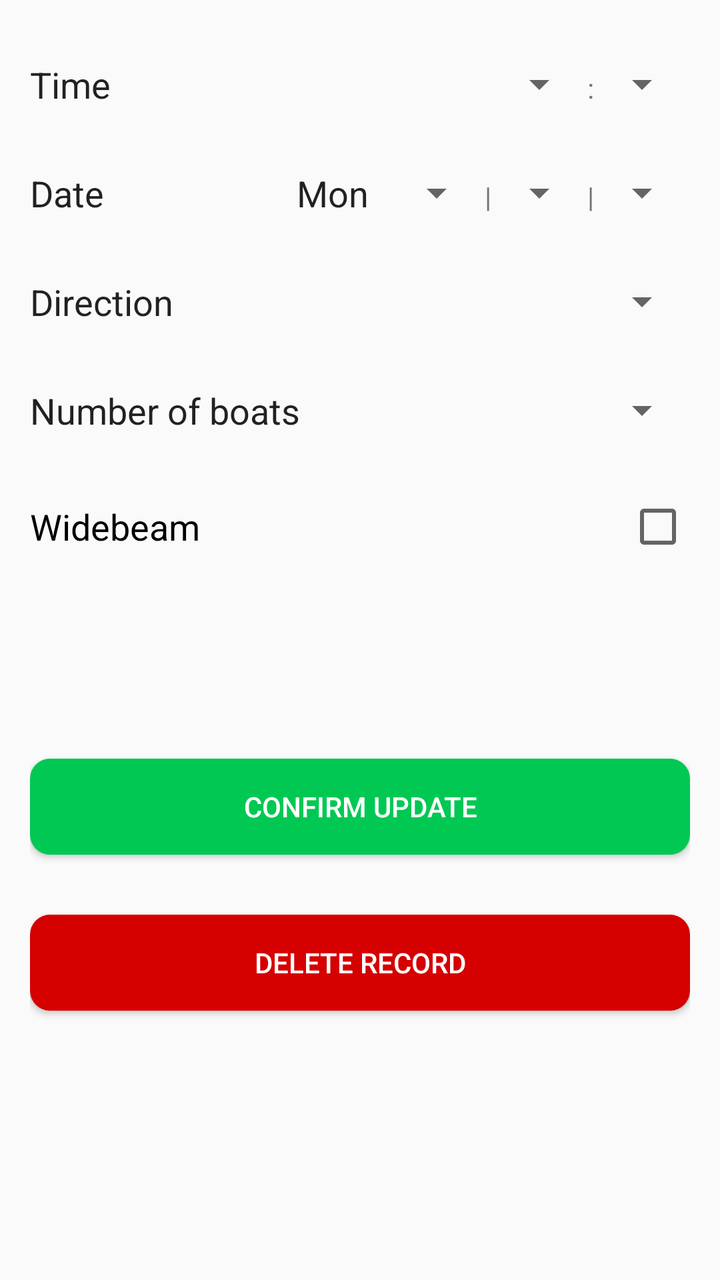
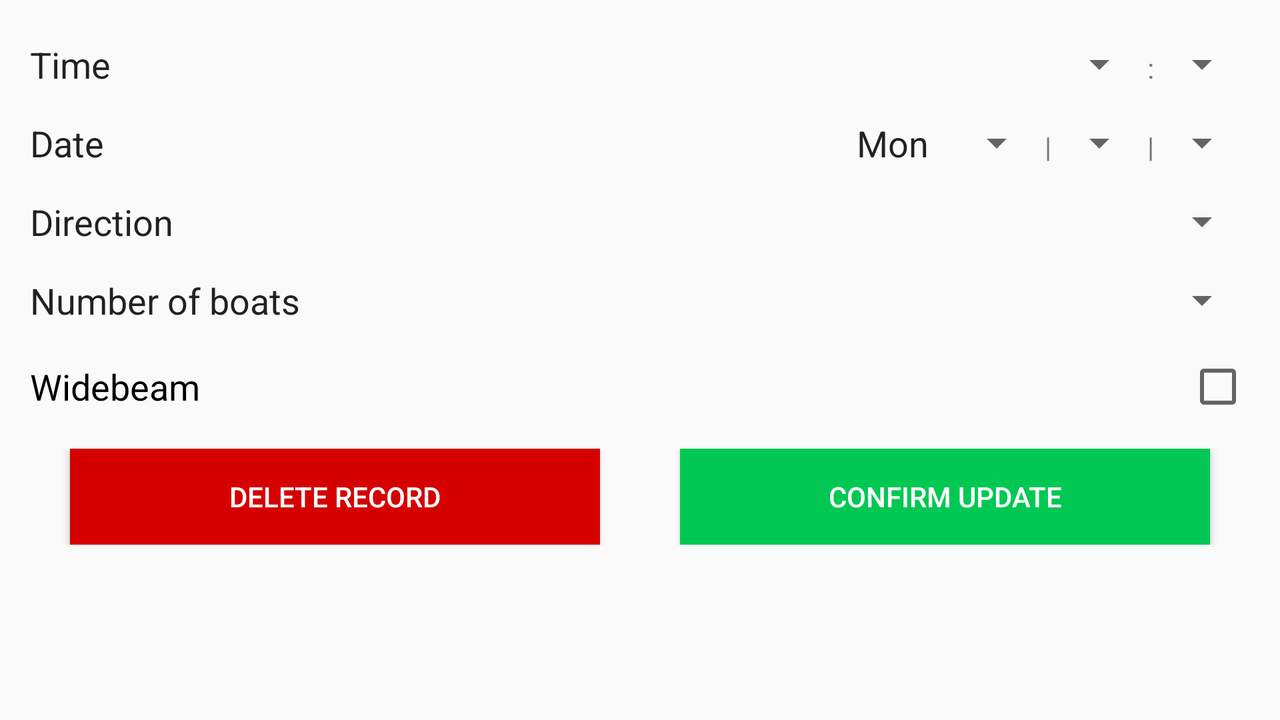

An Android layout and its configuration variant, each rendered on a device that would load it. The default file and the variant file are quoted in full after the pictures.
<!-- AndroidManifest.xml: application theme AppTheme -->
<!-- res/layout/edit_lock.xml -->
<?xml version="1.0" encoding="utf-8"?>
<LinearLayout xmlns:android="http://schemas.android.com/apk/res/android"
    android:orientation="vertical" android:layout_width="match_parent"
    android:layout_height="match_parent"
    android:paddingStart="15dp"
    android:paddingEnd="15dp">

    <LinearLayout
        android:orientation="horizontal"
        android:layout_width="match_parent"
        android:layout_height="wrap_content"
        android:layout_marginTop="30dp">

        <TextView
            android:text="@string/promptTime"
            android:layout_width="wrap_content"
            android:layout_height="wrap_content"
            android:layout_weight="1"
            android:id="@+id/textView15"
            android:textAppearance="@android:style/TextAppearance.Medium" />

        <Spinner
            android:layout_width="wrap_content"
            android:layout_height="wrap_content"
            android:layout_weight="0"
            android:id="@+id/spinner6" />

        <TextView
            android:text="@string/colon"
            android:layout_width="wrap_content"
            android:layout_height="wrap_content"
            android:layout_weight="0"
            android:id="@+id/textView16" />

        <Spinner
            android:layout_width="wrap_content"
            android:layout_height="wrap_content"
            android:layout_weight="0"
            android:id="@+id/spinner7" />

    </LinearLayout>

    <LinearLayout
        android:orientation="horizontal"
        android:layout_width="match_parent"
        android:layout_height="wrap_content"
        android:layout_marginTop="30dp">

        <TextView
            android:text="@string/promptDate"
            android:layout_width="wrap_content"
            android:layout_height="wrap_content"
            android:id="@+id/textView8"
            android:layout_weight="1"
            android:textAppearance="@android:style/TextAppearance.Medium" />

        <TextView
            android:text="Mon"
            android:layout_width="wrap_content"
            android:layout_height="wrap_content"
            android:id="@+id/textView9"
            android:paddingRight="10dp"
            android:layout_weight="0"
            android:textAppearance="@android:style/TextAppearance.Medium" />

        <Spinner
            android:layout_width="wrap_content"
            android:layout_height="wrap_content"
            android:id="@+id/spinner"
            android:layout_weight="0" />

        <TextView
            android:text="@string/separator"
            android:layout_width="wrap_content"
            android:layout_height="wrap_content"
            android:id="@+id/textView10"
            android:layout_weight="0" />

        <Spinner
            android:layout_width="wrap_content"
            android:layout_height="wrap_content"
            android:id="@+id/spinner2"
            android:layout_weight="0" />

        <TextView
            android:text="@string/separator"
            android:layout_width="wrap_content"
            android:layout_height="wrap_content"
            android:id="@+id/textView11"
            android:layout_weight="0" />

        <Spinner
            android:layout_width="wrap_content"
            android:layout_height="wrap_content"
            android:id="@+id/spinner3"
            android:layout_weight="0" />

    </LinearLayout>

    <LinearLayout
        android:orientation="horizontal"
        android:layout_width="match_parent"
        android:layout_height="wrap_content"
        android:layout_marginTop="30dp">

        <TextView
            android:text="@string/promptDirection"
            android:layout_width="wrap_content"
            android:layout_height="wrap_content"
            android:layout_weight="1"
            android:id="@+id/textView13"
            android:textAppearance="@android:style/TextAppearance.Medium" />

        <Spinner
            android:layout_width="wrap_content"
            android:layout_height="wrap_content"
            android:layout_weight="0"
            android:id="@+id/spinner4" />

    </LinearLayout>

    <LinearLayout
        android:orientation="horizontal"
        android:layout_width="match_parent"
        android:layout_height="wrap_content"
        android:layout_marginTop="30dp">

        <TextView
            android:text="@string/promptBoats"
            android:layout_width="wrap_content"
            android:layout_height="wrap_content"
            android:layout_weight="1"
            android:id="@+id/textView14"
            android:textAppearance="@android:style/TextAppearance.Medium" />

        <Spinner
            android:layout_width="wrap_content"
            android:layout_height="wrap_content"
            android:layout_weight="0"
            android:id="@+id/spinner5" />

    </LinearLayout>

    <CheckBox
        android:layout_marginTop="30dp"
        android:text="@string/promptWidebeam"
        android:layout_width="match_parent"
        android:layout_height="wrap_content"
        android:paddingStart="0dp"
        android:button="@null"
        android:drawableRight="?android:attr/listChoiceIndicatorMultiple"
        android:textAppearance="@android:style/TextAppearance.Medium"
        android:id="@+id/cbELWidebeam" />

    <Button
        android:text="Confirm update"
        android:layout_width="match_parent"
        android:layout_height="wrap_content"
        android:layout_marginTop="100dp"
        android:background="@drawable/button_confirm"
        android:id="@+id/button2"
        style="@style/Widget.AppCompat.Button.Colored"
        android:onClick="confirmUpdate" />

    <Button
        android:text="Delete record"
        android:layout_width="match_parent"
        android:layout_height="wrap_content"
        style="@style/Widget.AppCompat.Button.Colored"
        android:background="@drawable/button_delete"
        android:layout_marginTop="30dp"
        android:id="@+id/button3"
        android:onClick="deleteRecord" />

</LinearLayout>
<!-- resources referenced by this layout -->
<resources>
  <!-- drawable button_confirm (drawable) -->
  <?xml version="1.0" encoding="utf-8"?>
  <shape xmlns:android="http://schemas.android.com/apk/res/android"
      android:shape="rectangle" android:padding="10dp">
      <solid android:color="@color/colorConfirm"/>
      <corners android:radius="10dp"/>
  </shape>
  <!-- drawable button_delete (drawable) -->
  <?xml version="1.0" encoding="utf-8"?>
  <shape xmlns:android="http://schemas.android.com/apk/res/android"
      android:shape="rectangle" android:padding="10dp">
      <solid android:color="@color/colorDelete"/>
      <corners android:radius="10dp"/>
  </shape>
  <string name="colon">:</string>
  <string name="promptBoats">Number of boats</string>
  <string name="promptDate">Date</string>
  <string name="promptDirection">Direction</string>
  <string name="promptTime">Time</string>
  <string name="promptWidebeam">Widebeam</string>
  <string name="separator">|</string>
  <style name="AppTheme" parent="Theme.AppCompat.Light.DarkActionBar">
          
          <item name="colorPrimary">@color/colorPrimary</item>
          <item name="colorPrimaryDark">@color/colorPrimaryDark</item>
          <item name="colorAccent">@color/colorAccent</item>
          
      </style>
  <color name="colorConfirm">#00c853</color>
  <color name="colorDelete">#d50000</color>
  <color name="colorPrimary">#3f51b5</color>
  <color name="colorPrimaryDark">#303F9F</color>
  <color name="colorAccent">#FF4081</color>
</resources>
<!-- res/layout-land/edit_lock.xml (the repository's variant of the layout above) -->
<!-- drawn on the phone turned sideways -->
<?xml version="1.0" encoding="utf-8"?>
<LinearLayout xmlns:android="http://schemas.android.com/apk/res/android"
    android:orientation="vertical" android:layout_width="match_parent"
    android:layout_height="match_parent"
    android:paddingStart="15dp"
    android:paddingEnd="15dp">

    <LinearLayout
        android:orientation="horizontal"
        android:layout_width="match_parent"
        android:layout_height="wrap_content"
        android:layout_marginTop="20dp">

        <TextView
            android:text="@string/promptTime"
            android:layout_width="wrap_content"
            android:layout_height="wrap_content"
            android:layout_weight="1"
            android:id="@+id/textView15"
            android:textAppearance="@android:style/TextAppearance.Medium" />

        <Spinner
            android:layout_width="wrap_content"
            android:layout_height="wrap_content"
            android:layout_weight="0"
            android:id="@+id/spinner6" />

        <TextView
            android:text="@string/colon"
            android:layout_width="wrap_content"
            android:layout_height="wrap_content"
            android:layout_weight="0"
            android:id="@+id/textView16" />

        <Spinner
            android:layout_width="wrap_content"
            android:layout_height="wrap_content"
            android:layout_weight="0"
            android:id="@+id/spinner7" />

    </LinearLayout>

    <LinearLayout
        android:orientation="horizontal"
        android:layout_width="match_parent"
        android:layout_height="wrap_content"
        android:layout_marginTop="15dp">

        <TextView
            android:text="@string/promptDate"
            android:layout_width="wrap_content"
            android:layout_height="wrap_content"
            android:id="@+id/textView8"
            android:layout_weight="1"
            android:textAppearance="@android:style/TextAppearance.Medium" />

        <TextView
            android:text="Mon"
            android:layout_width="wrap_content"
            android:layout_height="wrap_content"
            android:id="@+id/textView9"
            android:paddingRight="10dp"
            android:layout_weight="0"
            android:textAppearance="@android:style/TextAppearance.Medium" />

        <Spinner
            android:layout_width="wrap_content"
            android:layout_height="wrap_content"
            android:id="@+id/spinner"
            android:layout_weight="0" />

        <TextView
            android:text="@string/separator"
            android:layout_width="wrap_content"
            android:layout_height="wrap_content"
            android:id="@+id/textView10"
            android:layout_weight="0" />

        <Spinner
            android:layout_width="wrap_content"
            android:layout_height="wrap_content"
            android:id="@+id/spinner2"
            android:layout_weight="0" />

        <TextView
            android:text="@string/separator"
            android:layout_width="wrap_content"
            android:layout_height="wrap_content"
            android:id="@+id/textView11"
            android:layout_weight="0" />

        <Spinner
            android:layout_width="wrap_content"
            android:layout_height="wrap_content"
            android:id="@+id/spinner3"
            android:layout_weight="0" />

    </LinearLayout>

    <LinearLayout
        android:orientation="horizontal"
        android:layout_width="match_parent"
        android:layout_height="wrap_content"
        android:layout_marginTop="15dp">

        <TextView
            android:text="@string/promptDirection"
            android:layout_width="wrap_content"
            android:layout_height="wrap_content"
            android:layout_weight="1"
            android:id="@+id/textView13"
            android:textAppearance="@android:style/TextAppearance.Medium" />

        <Spinner
            android:layout_width="wrap_content"
            android:layout_height="wrap_content"
            android:layout_weight="0"
            android:id="@+id/spinner4" />

    </LinearLayout>

    <LinearLayout
        android:orientation="horizontal"
        android:layout_width="match_parent"
        android:layout_height="wrap_content"
        android:layout_marginTop="15dp">

        <TextView
            android:text="@string/promptBoats"
            android:layout_width="wrap_content"
            android:layout_height="wrap_content"
            android:layout_weight="1"
            android:id="@+id/textView14"
            android:textAppearance="@android:style/TextAppearance.Medium" />

        <Spinner
            android:layout_width="wrap_content"
            android:layout_height="wrap_content"
            android:layout_weight="0"
            android:id="@+id/spinner5" />

    </LinearLayout>

    <CheckBox
        android:layout_marginTop="15dp"
        android:text="@string/promptWidebeam"
        android:layout_width="match_parent"
        android:layout_height="wrap_content"
        android:paddingStart="0dp"
        android:button="@null"
        android:drawableRight="?android:attr/listChoiceIndicatorMultiple"
        android:textAppearance="@android:style/TextAppearance.Medium"
        android:id="@+id/cbELWidebeam" />

    <LinearLayout
        android:orientation="horizontal"
        android:layout_width="match_parent"
        android:layout_height="wrap_content"
        android:layout_marginTop="15dp">

        <Button
            android:text="Delete record"
            android:layout_width="0dp"
            android:layout_marginStart="20dp"
            android:layout_marginEnd="20dp"
            android:layout_weight="1"
            android:layout_height="wrap_content"
            style="@style/Widget.AppCompat.Button.Colored"
            android:background="@color/colorDelete"
            android:id="@+id/button3"
            android:onClick="deleteRecord" />

        <Button
            android:text="Confirm update"
            android:layout_width="0dp"
            android:layout_marginStart="20dp"
            android:layout_marginEnd="20dp"
            android:layout_weight="1"
            android:layout_height="wrap_content"
            android:background="@color/colorConfirm"
            android:id="@+id/button2"
            style="@style/Widget.AppCompat.Button.Colored"
            android:onClick="confirmUpdate" />

    </LinearLayout>

</LinearLayout>
<!-- resources referenced by the variant -->
<!-- as the phone turned sideways resolves them -->
<resources>
  <color name="colorConfirm">#00c853</color>
  <color name="colorDelete">#d50000</color>
  <string name="colon">:</string>
  <string name="promptBoats">Number of boats</string>
  <string name="promptDate">Date</string>
  <string name="promptDirection">Direction</string>
  <string name="promptTime">Time</string>
  <string name="promptWidebeam">Widebeam</string>
  <string name="separator">|</string>
  <style name="AppTheme" parent="Theme.AppCompat.Light.DarkActionBar">
          
          <item name="colorPrimary">@color/colorPrimary</item>
          <item name="colorPrimaryDark">@color/colorPrimaryDark</item>
          <item name="colorAccent">@color/colorAccent</item>
          
      </style>
  <color name="colorPrimary">#3f51b5</color>
  <color name="colorPrimaryDark">#303F9F</color>
  <color name="colorAccent">#FF4081</color>
</resources>
